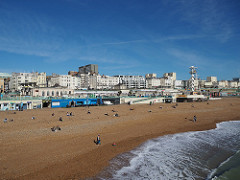
#> input picture computer-vision/segmentation/src/img/sample_07_small.jpg, 240 x 180 px, found by its file name
$ python region_grow.py   (Python 2 division)
#> lines starting #> are read from the running program, lines starting #| are printed output that depends on the picture; after the words box and inside, x2 and y2 are one past the last pixel; in counts of white or black regions, pixels touching at a corner belong together
import sys
import numpy as np
import time
import cv2
#np.set_printoptions(threshold=np.inf)

def grow(im, segm, thr, seed = (0,0), label = 1):
	Q = [(0,0)] * im.size
	ind = 0
	Q[ind] = seed
	if label == 1:
		segm = np.zeros(im.shape, np.uint32)
		segm[seed[0], seed[1]] = label
	while ind >= 0:
                # emulates dequeue operation
		curr = Q[ind]
		ind -= 1
		x, y = curr[0], curr[1]
		segm[x,y] = label
                neighs = \
                        [(x-1,y), (x,y+1), (x+1,y), (x,y-1)]
                # use * operator to unpack tuple in arg list
                for n in neighs:
                    if in_image_area(im, *n):
                        if segm[n] == 0 and thresh(im,(x,y),n, thr):
                            segm[n] = label
                            ind += 1
                            Q[ind] = n
        return segm


def thresh(im, tuple1, tuple2, T):
	return abs(int(im[tuple1[0],tuple1[1]]) - int(im[tuple2[0],tuple2[1]])) < T

def in_image_area(im, row, col):
    return 0 <= row < im.shape[0] and 0 <= col < im.shape[1]

def label_all_pixels(im, thr):
	label = 1
	segm = np.zeros(im.shape, np.uint8)
	segm = grow(im, segm, thr, (0,0), label)
	while len(np.where(segm == 0)[0]):
		label += 1
		row_not_lab, col_not_lab = index_not_labelled = np.where(segm == 0)
		segm = grow(im,segm,thr,(row_not_lab[0],col_not_lab[0]), label)
	return segm


def replace_with_mean(im, segm):
	label_min = np.min(segm)
	label_max = np.max(segm)
	for l in range(label_min,label_max+1):
		ind = np.where(segm == l)
		im[ind] = np.round(np.mean(im[ind])) # mean
        return im


def main():
        """
        Instructions:
        $ python <prog_name> </path/to/input/image> <threshold>
        """
        im = cv2.imread(sys.argv[1]) if len(sys.argv) > 1\
                else cv2.imread('sample_07_small.jpg')
#> im is the input picture: shape (180, 240, 3); mean B, G, R 127.1, 112.6, 98.6
        thr = int(sys.argv[2]) if len(sys.argv) > 2\
                else 30
        im_gray = cv2.cvtColor(im, cv2.COLOR_BGR2GRAY)
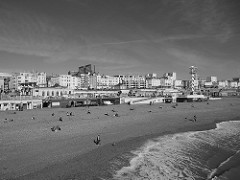
#> im_gray: shape (180, 240); min 0, max 254, mean 110.1
        lab = label_all_pixels(im_gray, thr)
#> after the loop in grow, `while ind >= 0:`:
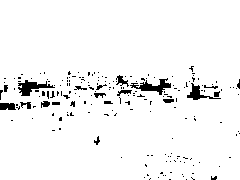
#> segm: shape (180, 240) uint32; values 0 (black) and 1 (white), 95.7% white; 191 black regions (172 under 20 px), largest, box (x1, y1, x2, y2) and area: (130, 78, 171, 95) 270, (18, 80, 55, 96) 257, (187, 83, 221, 100) 172
#> the loop in label_all_pixels, `while len(np.where(segm == 0)[0]):` made 642 passes
#> index_not_labelled on passes 1 to 3: 1839 positions, rows 66 to 179, columns 0 to 239, 1838 positions, rows 66 to 179, columns 0 to 239, 1837 positions, rows 66 to 179, columns 0 to 239
#> pass 1, in label_all_pixels, `segm = grow(im,segm,thr,(row_not_lab[0],col_not_lab[0]), label)`:
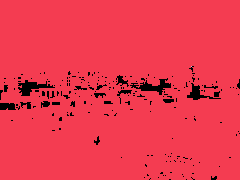
#> segm: shape (180, 240) uint32; 3 distinct labels, from 0 to 2; one colour per label, 0 black
#> after the loop in label_all_pixels, `while len(np.where(segm == 0)[0]):`:
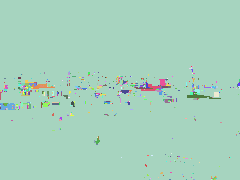
#> segm: shape (180, 240) uint32; 643 distinct labels, from 1 to 643; one colour per label, 0 black
#> after the loop in label_all_pixels, `while len(np.where(segm == 0)[0]):`: label = 643
        segm = replace_with_mean(im_gray, lab)
#> in replace_with_mean, `label_min = np.min(segm)`: label_min = 1
#> in replace_with_mean, `label_max = np.max(segm)`: label_max = 643
#> the loop in replace_with_mean, `for l in range(label_min,label_max+1):` made 643 passes
#> ind on passes 1 to 3: 41361 positions, rows 0 to 179, columns 0 to 239, ([66], [191]), ([66], [192])
#> after the loop in replace_with_mean, `for l in range(label_min,label_max+1):`:
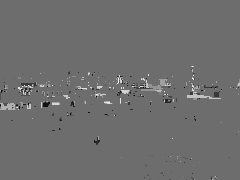
#> im: shape (180, 240); min 1, max 251, mean 109.7
        cv2.imshow('segmented',segm)
        cv2.waitKey()
        cv2.destroyAllWindows()
        cv2.imwrite('output.jpg', segm)

main()

$ run again, with computer-vision/segmentation/src/img/sample_06_small.jpg copied over computer-vision/segmentation/src/img/sample_07_small.jpg
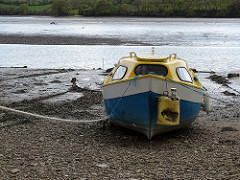
#> input picture computer-vision/segmentation/src/img/sample_06_small.jpg, 240 x 180 px, found by its file name
#> in main, im is the input picture: shape (180, 240, 3); mean B, G, R 110.2, 114.2, 114
#> the loop in label_all_pixels, `while len(np.where(segm == 0)[0]):` made 962 passes
#> index_not_labelled on passes 1 to 3: 2127 positions, rows 19 to 179, columns 0 to 239, 2126 positions, rows 22 to 179, columns 0 to 239, 2122 positions, rows 22 to 179, columns 0 to 239
#> after the loop in label_all_pixels, `while len(np.where(segm == 0)[0]):`:
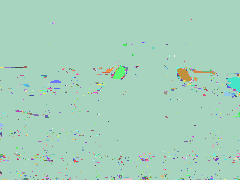
#> segm: shape (180, 240) uint32; 963 distinct labels, from 1 to 963; one colour per label, 0 black
#> after the loop in label_all_pixels, `while len(np.where(segm == 0)[0]):`: label = 963
#> label_min = 1
#> label_max = 963
#> the loop in replace_with_mean, `for l in range(label_min,label_max+1):` made 963 passes
#> ind on passes 1 to 3: 41073 positions, rows 0 to 179, columns 0 to 239, ([19], [191]), ([22, 22, 23, 23], [52, 53, 53, 54])
#> after the loop in replace_with_mean, `for l in range(label_min,label_max+1):`:
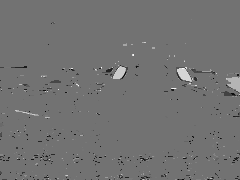
#> im: shape (180, 240); min 0, max 254, mean 113.9

$ run again, with computer-vision/segmentation/src/img/sample_07out.jpg copied over computer-vision/segmentation/src/img/sample_07_small.jpg
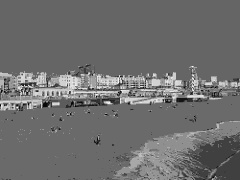
#> input picture computer-vision/segmentation/src/img/sample_07out.jpg, 240 x 180 px, found by its file name
#> in main, im is the input picture: shape (180, 240, 3); min 0, max 254, mean 109.9
#> the loop in label_all_pixels, `while len(np.where(segm == 0)[0]):` made 722 passes
#> index_not_labelled on passes 1 to 3: 2096 positions, rows 64 to 179, columns 0 to 239, 2095 positions, rows 66 to 179, columns 0 to 239, 2093 positions, rows 66 to 179, columns 0 to 239
#> after the loop in label_all_pixels, `while len(np.where(segm == 0)[0]):`:
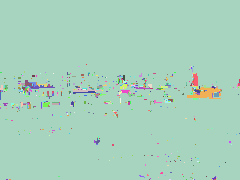
#> segm: shape (180, 240) uint32; 723 distinct labels, from 1 to 723; one colour per label, 0 black
#> after the loop in label_all_pixels, `while len(np.where(segm == 0)[0]):`: label = 723
#> label_min = 1
#> label_max = 723
#> the loop in replace_with_mean, `for l in range(label_min,label_max+1):` made 723 passes
#> ind on passes 1 to 3: 41104 positions, rows 0 to 179, columns 0 to 239, ([64], [86]), ([66, 66], [78, 79])
#> after the loop in replace_with_mean, `for l in range(label_min,label_max+1):`:
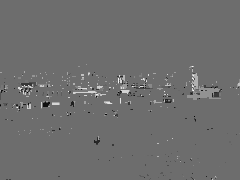
#> im: shape (180, 240); min 0, max 254, mean 109.8
